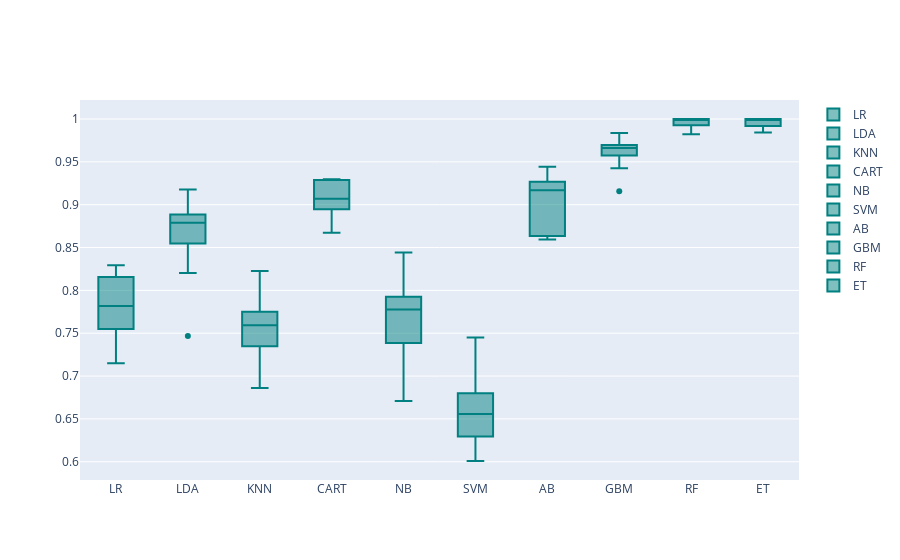

This figure's notebook cell:
### Code cell
models = GetBasedModel()
names,results = BasedLine2(X_train, y_train,models)
PlotBoxR().PlotResult(names,results)

### Figure 1 — Plotly figure (JSON) as saved in the notebook; plotly's stock layout.template omitted (floating-point values rounded to 4 significant figures)
{"data": [{"marker": {"color": "rgb(0, 128, 128)"}, "name": "LR", "type": "box", "y": [0.7551, 0.7581, 0.7635, 0.8175, 0.7399, 0.8294, 0.8156, 0.8098, 0.7148, 0.7998]}, {"marker": {"color": "rgb(0, 128, 128)"}, "name": "LDA", "type": "box", "y": [0.8769, 0.8779, 0.8202, 0.9045, 0.8802, 0.9178, 0.8868, 0.8548, 0.7468, 0.8885]}, {"marker": {"color": "rgb(0, 128, 128)"}, "name": "KNN", "type": "box", "y": [0.8227, 0.7751, 0.7721, 0.7559, 0.7045, 0.7348, 0.7924, 0.759, 0.6859, 0.7597]}, {"marker": {"color": "rgb(0, 128, 128)"}, "name": "CART", "type": "box", "y": [0.9298, 0.8947, 0.9027, 0.9298, 0.893, 0.9112, 0.8674, 0.9123, 0.9025, 0.9288]}, {"marker": {"color": "rgb(0, 128, 128)"}, "name": "NB", "type": "box", "y": [0.7743, 0.8441, 0.7773, 0.7925, 0.7912, 0.7386, 0.7781, 0.7368, 0.6708, 0.8177]}, {"marker": {"color": "rgb(0, 128, 128)"}, "name": "SVM", "type": "box", "y": [0.7449, 0.6525, 0.6009, 0.6613, 0.6296, 0.6563, 0.7004, 0.655, 0.6295, 0.6801]}, {"marker": {"color": "rgb(0, 128, 128)"}, "name": "AB", "type": "box", "y": [0.9443, 0.8593, 0.8634, 0.892, 0.913, 0.9374, 0.9205, 0.9209, 0.8617, 0.9267]}, {"marker": {"color": "rgb(0, 128, 128)"}, "name": "GBM", "type": "box", "y": [0.97, 0.9683, 0.9639, 0.9838, 0.9575, 0.969, 0.9594, 0.9426, 0.9157, 0.9697]}, {"marker": {"color": "rgb(0, 128, 128)"}, "name": "RF", "type": "box", "y": [0.9985, 1, 0.999, 1, 0.989, 0.9823, 0.9976, 0.9997, 1, 0.9928]}, {"marker": {"color": "rgb(0, 128, 128)"}, "name": "ET", "type": "box", "y": [0.999, 1, 0.9926, 1, 0.9843, 0.9868, 0.9993, 1, 1, 0.9919]}], "layout": {}}
